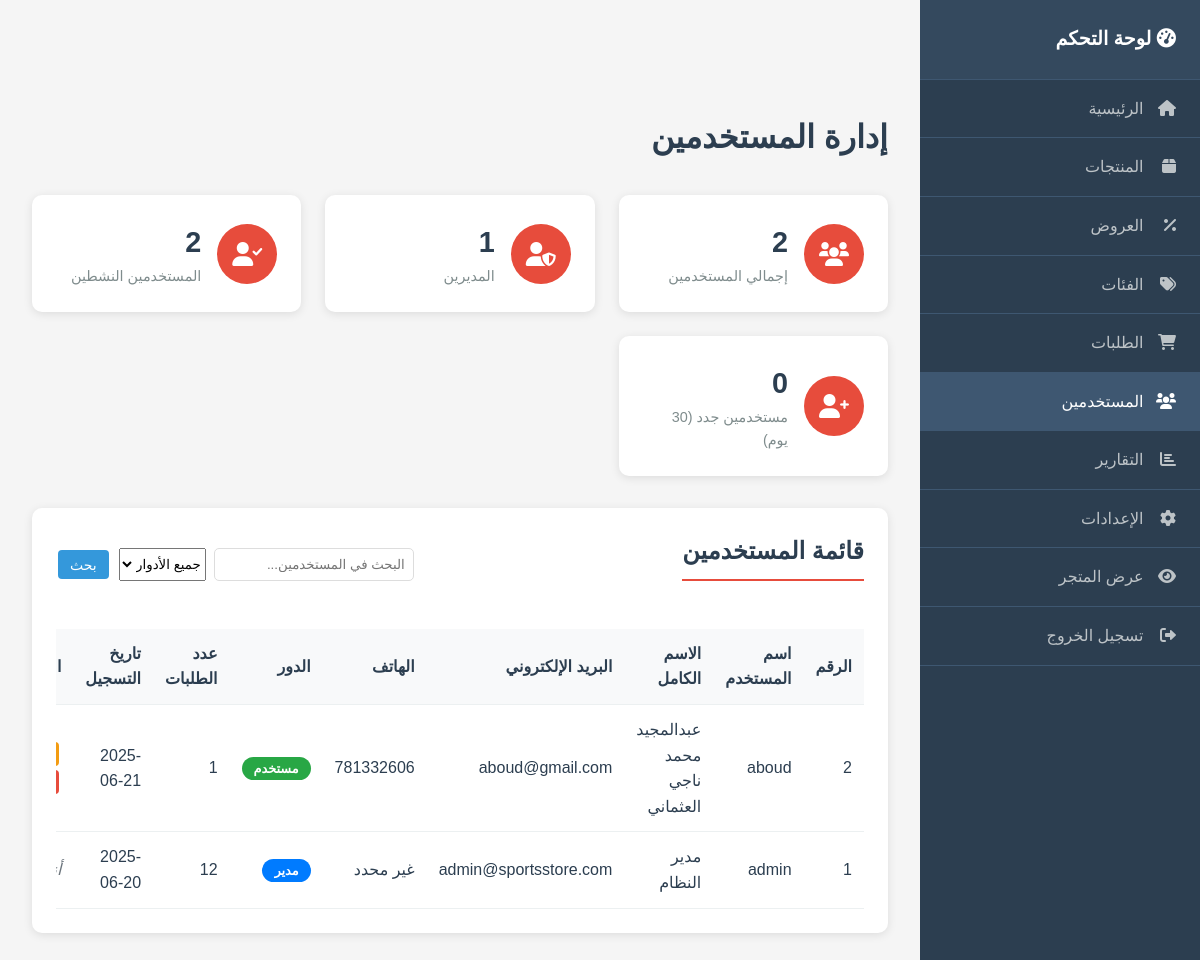
The page /admin/users.php (signed in) on the database its author committed.
### tables this page shows
CREATE TABLE `users` (
  `id` int(11) NOT NULL,
  `username` varchar(50) NOT NULL,
  `email` varchar(100) NOT NULL,
  `password` varchar(255) NOT NULL,
  `full_name` varchar(100) NOT NULL,
  `phone` varchar(20) DEFAULT NULL,
  `address` text DEFAULT NULL,
  `is_admin` tinyint(1) DEFAULT 0,
  `created_at` timestamp NOT NULL DEFAULT current_timestamp()
);

### admin/users.php (the view, shortened to what this page needs)
<?php
include '../config/database.php';
$search = isset($_GET['search']) ? $_GET['search'] : '';
$query = "SELECT *, (SELECT COUNT(*) FROM orders WHERE user_id = users.id) as orders_count FROM users WHERE 1=1";
$params = [];
$query .= " ORDER BY created_at DESC";
$stmt = $pdo->prepare($query);
$stmt->execute($params);
$users = $stmt->fetchAll(PDO::FETCH_ASSOC);
$stmt = $pdo->query("SELECT
    COUNT(*) as total_users,
    COUNT(CASE WHEN is_admin = 1 THEN 1 END) as admin_count,
    COUNT(*) as active_count,
    COUNT(CASE WHEN created_at >= DATE_SUB(NOW(), INTERVAL 30 DAY) THEN 1 END) as new_users
    FROM users");
$stats = $stmt->fetch(PDO::FETCH_ASSOC);
?>
<!DOCTYPE html>
<html lang="ar" dir="rtl">
<head>
    <link rel="stylesheet" href="../css/style.css">
    <link rel="stylesheet" href="css/admin.css">
    <link href="https://cdnjs.cloudflare.com/ajax/libs/font-awesome/6.0.0/css/all.min.css" rel="stylesheet">
</head>
<body class="admin-body">
    <div class="admin-layout">
        <nav class="admin-sidebar">
            <div class="sidebar-header">
                <h3><i class="fas fa-tachometer-alt"></i> لوحة التحكم</h3>
            </div>
            <ul class="sidebar-menu">
                <li><a href="index.php"><i class="fas fa-home"></i> الرئيسية</a></li>
                <li><a href="products.php"><i class="fas fa-box"></i> المنتجات</a></li>
                <li><a href="offers.php"><i class="fas fa-percentage"></i> العروض</a></li>
                <li><a href="categories.php"><i class="fas fa-tags"></i> الفئات</a></li>
                <li><a href="orders.php"><i class="fas fa-shopping-cart"></i> الطلبات</a></li>
                <li><a href="users.php" class="active"><i class="fas fa-users"></i> المستخدمين</a></li>
                <li><a href="reports.php"><i class="fas fa-chart-bar"></i> التقارير</a></li>
                <li><a href="settings.php"><i class="fas fa-cog"></i> الإعدادات</a></li>
                <li><a href="../index.php"><i class="fas fa-eye"></i> عرض المتجر</a></li>
                <li><a href="../logout.php"><i class="fas fa-sign-out-alt"></i> تسجيل الخروج</a></li>
            </ul>
        </nav>
        <main class="admin-main">
            <div class="admin-header">
                <h1>إدارة المستخدمين</h1>
            </div>
            <div class="stats-grid">
                <div class="stat-card">
                    <div class="stat-icon">
                        <i class="fas fa-users"></i>
                    </div>
                    <div class="stat-info">
                        <h3><?php echo $stats['total_users']; ?></h3>
                        <p>إجمالي المستخدمين</p>
                    </div>
                </div>
                <div class="stat-card">
                    <div class="stat-icon">
                        <i class="fas fa-user-shield"></i>
                    </div>
                    <div class="stat-info">
                        <h3><?php echo $stats['admin_count']; ?></h3>
                        <p>المديرين</p>
                    </div>
                </div>
                <div class="stat-card">
                    <div class="stat-icon">
                        <i class="fas fa-user-check"></i>
                    </div>
                    <div class="stat-info">
                        <h3><?php echo $stats['active_count']; ?></h3>
                        <p>المستخدمين النشطين</p>
                    </div>
                </div>
                <div class="stat-card">
                    <div class="stat-icon">
                        <i class="fas fa-user-plus"></i>
                    </div>
                    <div class="stat-info">
                        <h3><?php echo $stats['new_users']; ?></h3>
                        <p>مستخدمين جدد (30 يوم)</p>
                    </div>
                </div>
            </div>
            <div class="content-section">
                <div class="actions-bar">
                    <h2>قائمة المستخدمين</h2>
                    <div class="search-box">
                        <form method="GET" style="display: flex; gap: 0.5rem;">
                            <input type="text" name="search" placeholder="البحث في المستخدمين..." value="<?php echo $search; ?>">
                            <select name="role">
                                <option value="">جميع الأدوار</option>
                            </select>
                            <button type="submit" class="btn-sm btn-primary">بحث</button>
                        </form>
                    </div>
                </div>
                <div class="table-container">
                    <table class="admin-table">
                        <thead>
                            <tr>
                                <th>الرقم</th>
                                <th>اسم المستخدم</th>
                                <th>الاسم الكامل</th>
                                <th>البريد الإلكتروني</th>
                                <th>الهاتف</th>
                                <th>الدور</th>
                                <th>عدد الطلبات</th>
                                <th>تاريخ التسجيل</th>
                                <th>الإجراءات</th>
                            </tr>
                        </thead>
                        <tbody>
                            <?php foreach ($users as $user): ?>
                            <tr>
                                <td><?php echo $user['id']; ?></td>
                                <td><?php echo $user['username']; ?></td>
                                <td><?php echo $user['full_name']; ?></td>
                                <td><?php echo $user['email']; ?></td>
                                <td><?php echo $user['phone'] ?: 'غير محدد'; ?></td>
                                <td>
                                    <span class="status status-<?php echo $user['is_admin'] ? 'admin' : 'user'; ?>">
                                        <?php echo $user['is_admin'] ? 'مدير' : 'مستخدم'; ?>
                                    </span>
                                </td>
                                <td><?php echo $user['orders_count']; ?></td>
                                <td><?php echo date('Y-m-d', strtotime($user['created_at'])); ?></td>
                                <td>
                                    <?php if ($user['id'] != $_SESSION['user_id']): ?>
                                        <?php if (!$user['is_admin']): ?>
                                            <form method="POST" style="display: inline;">
                                                <button type="submit" class="btn-sm btn-warning" onclick="return confirm('هل تريد منح صلاحيات الإدارة؟')">
                                                </button>
                                            </form>
                                        <?php endif; ?>
                                        <form method="POST" style="display: inline;">
                                            <button type="submit" class="btn-sm btn-danger" onclick="return confirm('هل أنت متأكد من الحذف؟')">
                                            </button>
                                        </form>
                                    <?php else: ?>
                                        <span class="text-muted">أنت</span>
                                    <?php endif; ?>
                                </td>
                            </tr>
                            <?php endforeach; ?>
                        </tbody>
                    </table>
                </div>
            </div>
        </main>
    </div>
</body>
</html>

### css/style.css (style rules this page uses)
* { margin: 0; padding: 0; box-sizing: border-box; }
:root { --primary-color: #3498db; --primary-dark: #2980b9; --secondary-color: #e74c3c; --secondary-dark: #c0392b; --accent-color: #f39c12; --success-color: #27ae60; --warning-color: #f1c40f; --danger-color: #e74c3c; --dark-color: #2c3e50; --light-color: #ecf0f1; --text-color: #2c3e50; --text-light: #7f8c8d; --border-color: #bdc3c7; --shadow: 0 4px 20px rgba(0, 0, 0, 0.1); --shadow-hover: 0 8px 30px rgba(0, 0, 0, 0.15); --gradient-primary: linear-gradient(135deg, #667eea 0%, #764ba2 100%); --gradient-secondary: linear-gradient(135deg, #f093fb 0%, #f5576c 100%); --gradient-success: linear-gradient(135deg, #4facfe 0%, #00f2fe 100%); --border-radius: 12px; --transition: all 0.3s cubic-bezier(0.4, 0, 0.2, 1); }
body { font-family: 'Cairo', 'Segoe UI', Tahoma, Geneva, Verdana, sans-serif; line-height: 1.6; color: var(--text-color); direction: rtl; background: linear-gradient(135deg, #f5f7fa 0%, #c3cfe2 100%); scroll-behavior: smooth; }
main { margin-top: 80px; }
.btn-primary { background: var(--gradient-primary); color: white; }

### admin/css/admin.css (style rules this page uses)
.admin-body { margin: 0; font-family: 'Arial', sans-serif; background: #f5f5f5; }
.admin-layout { display: flex; min-height: 100vh; }
.admin-sidebar { width: 280px; background: #2c3e50; color: white; flex-shrink: 0; }
.sidebar-header { padding: 1.5rem; background: #34495e; border-bottom: 1px solid #3e5771; }
.sidebar-header h3 { margin: 0; font-size: 1.2rem; }
.sidebar-menu { list-style: none; margin: 0; padding: 0; }
.sidebar-menu li { border-bottom: 1px solid #3e5771; }
.sidebar-menu a { display: block; padding: 1rem 1.5rem; color: #bdc3c7; text-decoration: none; transition: all 0.3s; }
.sidebar-menu a:hover, .sidebar-menu a.active { background: #3e5771; color: white; }
.sidebar-menu i { margin-left: 0.5rem; width: 20px; }
.admin-main { flex: 1; padding: 2rem; overflow-y: auto; }
.admin-header { margin-bottom: 2rem; }
.admin-header h1 { margin: 0 0 0.5rem 0; color: #2c3e50; font-size: 2rem; }
.stats-grid { display: grid; grid-template-columns: repeat(auto-fit, minmax(250px, 1fr)); gap: 1.5rem; margin-bottom: 2rem; }
.stat-card { background: white; padding: 1.5rem; border-radius: 10px; box-shadow: 0 2px 10px rgba(0, 0, 0, 0.1); display: flex; align-items: center; gap: 1rem; }
.stat-icon { width: 60px; height: 60px; border-radius: 50%; background: #e74c3c; display: flex; align-items: center; justify-content: center; color: white; font-size: 1.5rem; }
.stat-info h3 { margin: 0; font-size: 1.8rem; color: #2c3e50; }
.stat-info p { margin: 0; color: #7f8c8d; font-size: 0.9rem; }
.content-section { background: white; border-radius: 10px; padding: 1.5rem; box-shadow: 0 2px 10px rgba(0, 0, 0, 0.1); margin-bottom: 2rem; }
.content-section h2 { margin: 0 0 1rem 0; color: #2c3e50; border-bottom: 2px solid #e74c3c; padding-bottom: 0.5rem; }
.table-container { overflow-x: auto; }
.admin-table { width: 100%; border-collapse: collapse; margin-top: 1rem; }
.admin-table th, .admin-table td { padding: 0.75rem; text-align: right; border-bottom: 1px solid #ecf0f1; }
.admin-table th { background: #f8f9fa; font-weight: bold; color: #2c3e50; }
.btn-sm { padding: 0.25rem 0.75rem; font-size: 0.875rem; border-radius: 4px; text-decoration: none; display: inline-block; margin: 0.125rem; border: none; cursor: pointer; }
.btn-primary { background: #3498db; color: white; }
.btn-warning { background: #f39c12; color: white; }
.btn-danger { background: #e74c3c; color: white; }
.status { padding: 0.25rem 0.75rem; border-radius: 15px; font-size: 0.8rem; font-weight: bold; }
.actions-bar { display: flex; justify-content: space-between; align-items: center; margin-bottom: 1rem; flex-wrap: wrap; gap: 1rem; }
.search-box { display: flex; gap: 0.5rem; }
.search-box input { padding: 0.5rem; border: 1px solid #ddd; border-radius: 5px; min-width: 200px; }

### admin/users.php (style rules this page uses)
.text-muted { color: #6c757d; font-style: italic; }
.status-admin { background: #007bff; color: white; }
.status-user { background: #28a745; color: white; }

### rows shown on the page
users: id "2", username "aboud", full_name "عبدالمجيد محمد ناجي العثماني", email "aboud@gmail.com", phone "781332606", is_admin "مستخدم", orders_count "1", created_at "2025-06-21"
users: id "1", username "admin", full_name "مدير النظام", email "admin@sportsstore.com", phone "غير محدد", is_admin "مدير", orders_count "12", created_at "2025-06-20"

### other values the page prints
$stats['total_users'] "2"
$stats['admin_count'] "1"
$stats['active_count'] "2"
$stats['new_users'] "0"
